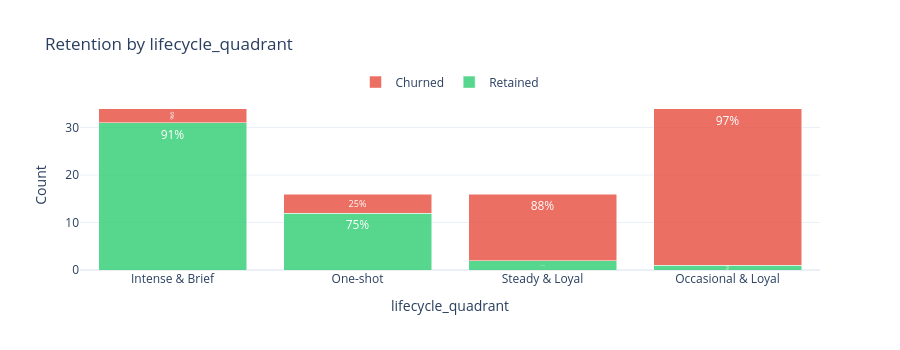
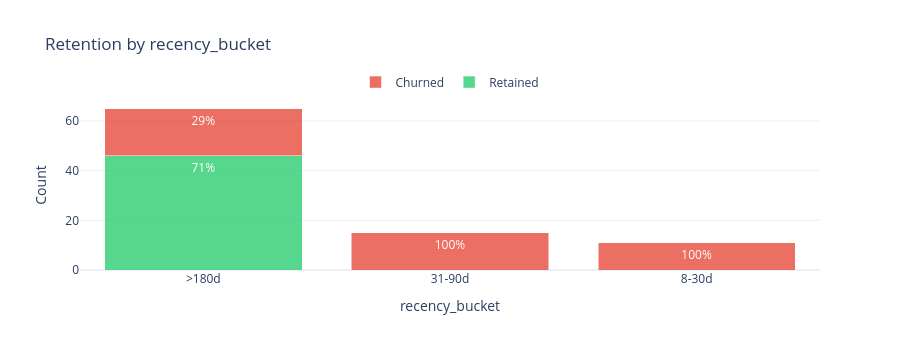

Notebook code for these charts, in order:
### Markdown cell above
## 5.6 Categorical Feature Analysis

Retention rates by category help identify which segments are at higher risk.

**📖 What to Look For:**
- Categories with **low retention rates** = high-risk segments for intervention
- **Large variation** across categories = strong predictive feature
- **Small categories** with extreme rates may be unreliable (small sample size)

**📊 Metrics Explained:**
- **Retention Rate**: % of customers in category who were retained
- **Lift**: How much better/worse than overall retention rate (>1 = better, <1 = worse)
- **Cramér's V**: Strength of association (0-1 scale, like correlation for categorical)

### Code cell
from customer_retention.stages.profiling import CategoricalTargetAnalyzer

if findings.target_column:
    target = findings.target_column
    overall_retention = df[target].mean()

    categorical_cols = [
        name for name, col in findings.columns.items()
        if col.inferred_type in [ColumnType.CATEGORICAL_NOMINAL, ColumnType.CATEGORICAL_ORDINAL]
        and name not in TEMPORAL_METADATA_COLS
    ]

    print("=" * 80)
    print("CATEGORICAL FEATURE ANALYSIS")
    print("=" * 80)
    print(f"Overall retention rate: {overall_retention:.1%}")

    if categorical_cols:
        # Use framework analyzer for summary
        cat_analyzer = CategoricalTargetAnalyzer(min_samples_per_category=10)
        summary_df = cat_analyzer.analyze_multiple(df, categorical_cols, target)

        print("\n📈 Categorical Feature Strength (Cramér's V):")
        print("-" * 60)
        for _, row in summary_df.iterrows():
            if row["cramers_v"] >= 0.3:
                strength = "Strong"
                emoji = "🔴"
            elif row["cramers_v"] >= 0.1:
                strength = "Moderate"
                emoji = "🟡"
            else:
                strength = "Weak"
                emoji = "🟢"
            sig = "***" if row["p_value"] < 0.001 else "**" if row["p_value"] < 0.01 else "*" if row["p_value"] < 0.05 else ""
            print(f"  {emoji} {row['feature']}: V={row['cramers_v']:.3f} ({strength}) {sig}")

        # Detailed analysis for each categorical feature
        for col_name in categorical_cols[:5]:
            result = cat_analyzer.analyze(df, col_name, target)

            print(f"\n{'='*60}")
            print(f"📊 {col_name.upper()}")
            print("="*60)

            # Display stats table
            if len(result.category_stats) > 0:
                display_stats = result.category_stats[['category', 'total_count', 'retention_rate', 'lift', 'pct_of_total']].copy()
                display_stats['retention_rate'] = display_stats['retention_rate'].apply(lambda x: f"{x:.1%}")
                display_stats['lift'] = display_stats['lift'].apply(lambda x: f"{x:.2f}x")
                display_stats['pct_of_total'] = display_stats['pct_of_total'].apply(lambda x: f"{x:.1%}")
                display_stats.columns = [col_name, 'Count', 'Retention Rate', 'Lift', '% of Data']
                display_table(display_stats)

                # Stacked bar chart
                cat_stats = result.category_stats
                categories = cat_stats['category'].tolist()
                retained_counts = cat_stats['retained_count'].tolist()
                churned_counts = cat_stats['churned_count'].tolist()

                fig = go.Figure()

                fig.add_trace(go.Bar(
                    name='Retained',
                    x=categories,
                    y=retained_counts,
                    marker_color='rgba(46, 204, 113, 0.8)',
                    text=[f"{r/(r+c)*100:.0f}%" for r, c in zip(retained_counts, churned_counts)],
                    textposition='inside',
                    textfont=dict(color='white', size=12)
                ))

                fig.add_trace(go.Bar(
                    name='Churned',
                    x=categories,
                    y=churned_counts,
                    marker_color='rgba(231, 76, 60, 0.8)',
                    text=[f"{c/(r+c)*100:.0f}%" for r, c in zip(retained_counts, churned_counts)],
                    textposition='inside',
                    textfont=dict(color='white', size=12)
                ))

                fig.update_layout(
                    barmode='stack',
                    title=f"Retention by {col_name}",
                    xaxis_title=col_name,
                    yaxis_title="Count",
                    template='plotly_white',
                    height=350,
                    legend=dict(orientation="h", yanchor="bottom", y=1.02, xanchor="center", x=0.5)
                )
                display_figure(fig)

                # Flag high-risk categories from framework result
                if result.high_risk_categories:
                    print("\n  ⚠️ High-risk categories (lift < 0.9x):")
                    for cat in result.high_risk_categories:
                        cat_row = cat_stats[cat_stats['category'] == cat].iloc[0]
                        print(f"     • {cat}: {cat_row['retention_rate']:.1%} retention ({cat_row['lift']:.2f}x lift)")
    else:
        print("\n  ℹ️ No categorical columns detected.")
else:
    print("No target column available for categorical analysis.")

### Figure 1 — Plotly figure (JSON) as saved in the notebook; plotly's stock layout.template omitted (floating-point values rounded to 4 significant figures)
{"data": [{"marker": {"color": "rgba(46, 204, 113, 0.8)"}, "name": "Retained", "text": ["91%", "75%", "12%", "3%"], "textfont": {"color": "white", "size": 12}, "textposition": "inside", "type": "bar", "x": ["Intense & Brief", "One-shot", "Steady & Loyal", "Occasional & Loyal"], "y": [31, 12, 2, 1]}, {"marker": {"color": "rgba(231, 76, 60, 0.8)"}, "name": "Churned", "text": ["9%", "25%", "88%", "97%"], "textfont": {"color": "white", "size": 12}, "textposition": "inside", "type": "bar", "x": ["Intense & Brief", "One-shot", "Steady & Loyal", "Occasional & Loyal"], "y": [3, 4, 14, 33]}], "layout": {"barmode": "stack", "height": 350, "legend": {"orientation": "h", "x": 0.5, "xanchor": "center", "y": 1.02, "yanchor": "bottom"}, "title": {"text": "Retention by lifecycle_quadrant"}, "xaxis": {"title": {"text": "lifecycle_quadrant"}}, "yaxis": {"title": {"text": "Count"}}}}

### Figure 2 — Plotly figure (JSON) as saved in the notebook; plotly's stock layout.template omitted (floating-point values rounded to 4 significant figures)
{"data": [{"marker": {"color": "rgba(46, 204, 113, 0.8)"}, "name": "Retained", "text": ["71%", "0%", "0%"], "textfont": {"color": "white", "size": 12}, "textposition": "inside", "type": "bar", "x": [">180d", "31-90d", "8-30d"], "y": [46, 0, 0]}, {"marker": {"color": "rgba(231, 76, 60, 0.8)"}, "name": "Churned", "text": ["29%", "100%", "100%"], "textfont": {"color": "white", "size": 12}, "textposition": "inside", "type": "bar", "x": [">180d", "31-90d", "8-30d"], "y": [19, 15, 11]}], "layout": {"barmode": "stack", "height": 350, "legend": {"orientation": "h", "x": 0.5, "xanchor": "center", "y": 1.02, "yanchor": "bottom"}, "title": {"text": "Retention by recency_bucket"}, "xaxis": {"title": {"text": "recency_bucket"}}, "yaxis": {"title": {"text": "Count"}}}}
